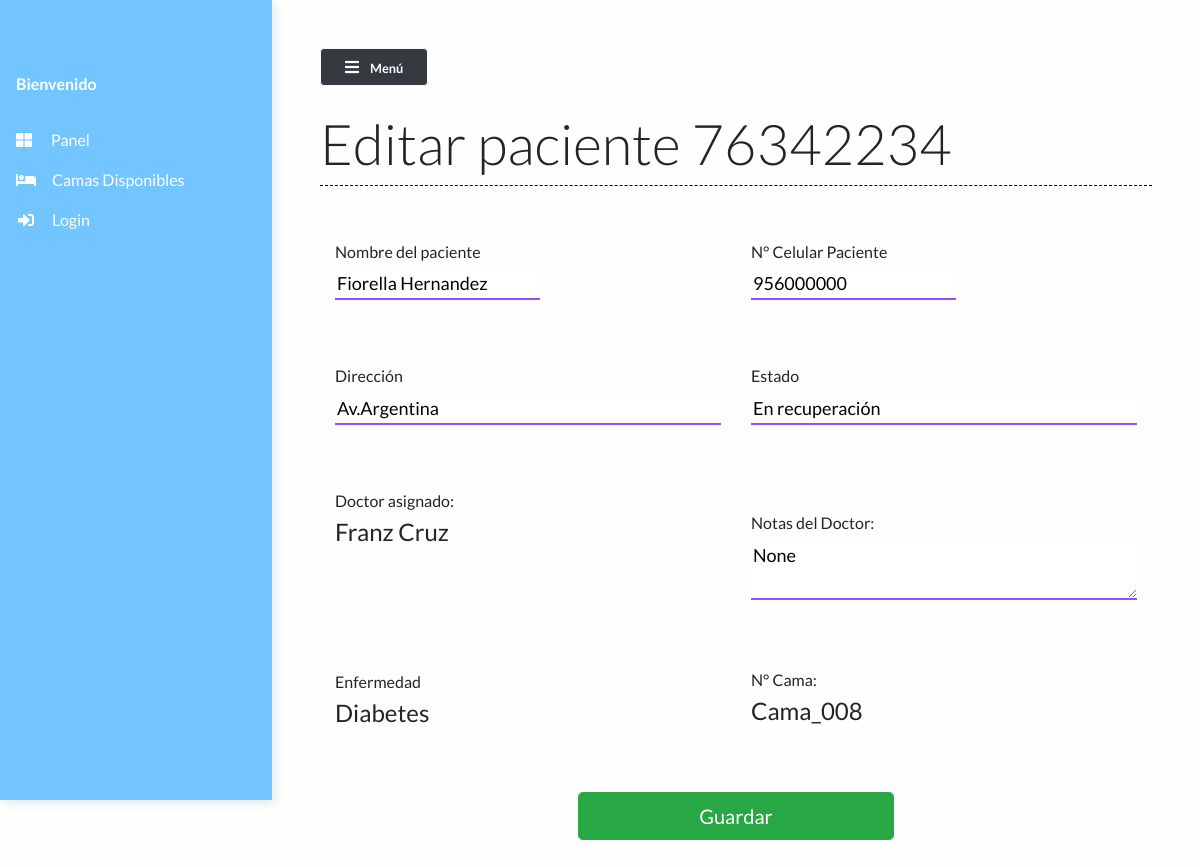
/patient/7, run on an earlier commit of the app's database.
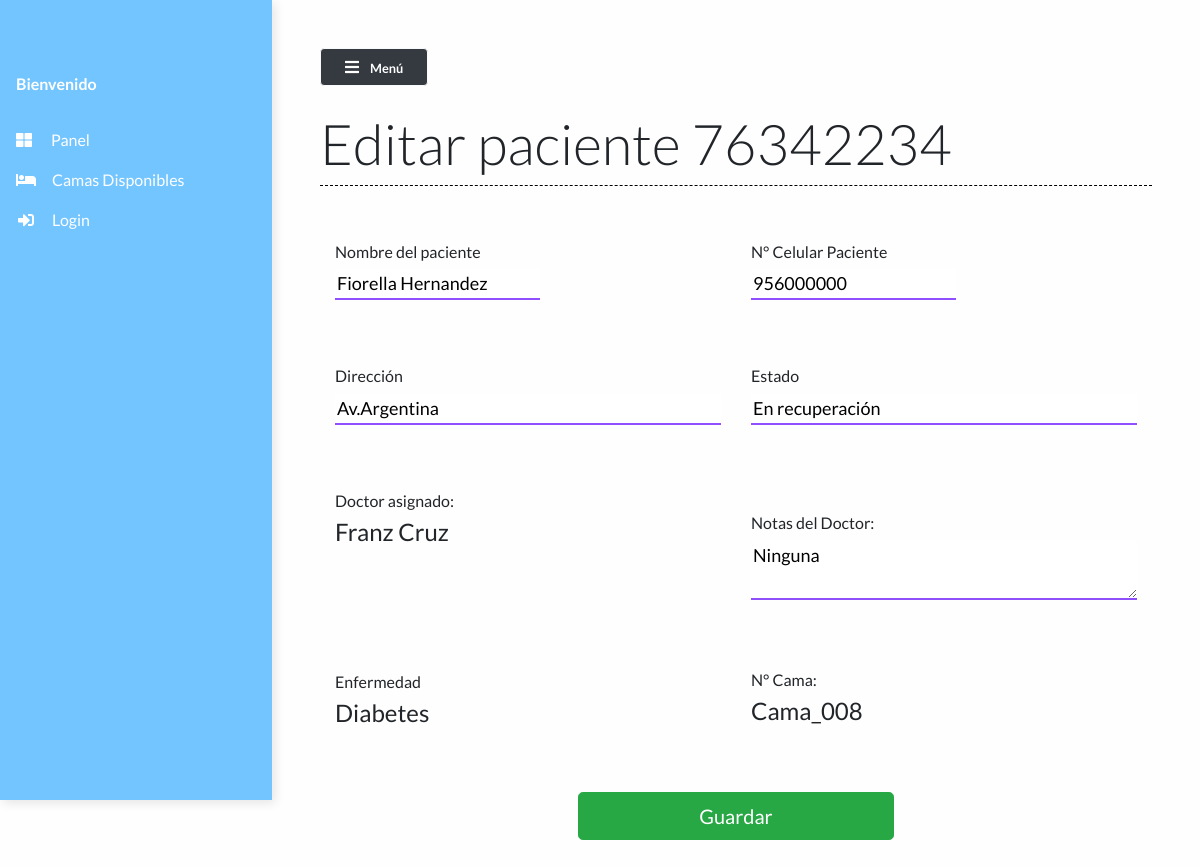
And on a later commit of the database.
### main/models.py (models this page shows, shortened)
class Patient(models.Model):
    dni=models.CharField(max_length=8)
    name = models.CharField(max_length=50)
    phone_num = models.CharField(max_length=15)
    address = models.TextField()
    bed_num = models.ForeignKey("Bed", on_delete=models.CASCADE)
    enfermedad=models.ForeignKey("Enfermedad",on_delete=models.CASCADE)
    doctor = models.ForeignKey("Doctor", on_delete=models.CASCADE, null=True)
    doctors_notes = models.TextField(null=True, blank=True)
    status = models.CharField(max_length=50)

class Doctor(models.Model):
    name = models.CharField(max_length=100)
    especialidad = models.CharField(max_length=50)
    def __str__(self):
        return self.name

class Enfermedad(models.Model):
    name = models.CharField(max_length=50)
    description=models.TextField()
    def __str__(self):
        return self.name

class Bed(models.Model):
    bed_number = models.CharField(max_length=50)
    occupied = models.BooleanField()
    def __str__(self):
        return self.bed_number

### main/views.py (the view, shortened to what this page needs)
# urls.py: path("patient/<str:pk>", views.patient, name="patient"),
def patient(request, pk):
    patient = Patient.objects.get(id=pk)
    context = {
        'patient': patient,
     }
    return render(request, 'main/patient.html', context)

### main/templates/main/patient.html (shortened to what this page needs)
{% extends 'main/base.html' %}
{% load static %}
{% block contentTitle %}
Editar paciente {{patient.dni}}
{% endblock contentTitle %}
{% block content %}
<form class="form" action="" method="post" id="registrationForm">
	<div class="container">
		<div class="patient-form">
			<div class="row">
				<div class="form-field col-md-6">
					<label for="name" class="mb-0">
						<h6>Nombre del paciente</h6>
						<input type="text" id="name" class="input-text" type="text" name="name"
							placeholder="nombre del paciente" value="{{patient.name}}">
					</label>
				</div>
				<div class="form-field col-md-6">
					<label for="phone_num" class="mb-0">
						<h6>N° Celular Paciente</h6>
						<input type="text" id="phone_num" class="input-text" type="text" name="phone_num"
							placeholder="900000000" value="{{patient.phone_num}}">
					</label>
				</div>
				<div class="form-field col-md-6">
					<label for="address" class="mb-0">
						<h6>Dirección</h6>
					</label>
					<input type="address" class="input-text" id="location" placeholder="dirección" name="location" value="{{patient.address}}" />
				</div>
				<div class="form-field col-md-6">
					<label for="status" class="mb-0">
						<h6>Estado</h6>
					</label>
					<input type="text" class="input-text" name="status" id="status"
						placeholder="Recuperado/Fallecido/En recuperación/Grave" value="{{patient.status}}" />
				</div>
				<div class="form-field  col-md-6">
					<label for="doctor" class="mb-0">
						<h6>Doctor asignado: </h6>
					</label>
					<h4>{{patient.doctor}}</h4>
				</div>
				<div class="form-field  col-md-6">
					<label for="doctor_notes" class="mb-0 mt-4">
						<h6>Notas del Doctor: </h6>
					</label>
					<textarea class="input-text" name="doctor_notes" id="doctor_notes"
						{{patient.doctors_notes}}>{{patient.doctors_notes}}</textarea>
				</div>
				<div class="form-field  col-md-6">
					<label for="enfermedad" class="mb-0">
						<h6>Enfermedad </h6>
					</label>
					<h4>{{patient.enfermedad}}</h4>
				</div>
				<div class="form-field col-md-6">
					<h6>N° Cama: </h6>
					<label for="bed_num" class="mb-0">
						<h4>{{patient.bed_num}}</h4>
					</label>
				</div>
			</div>
		</div>
	</div>
	<div class="form-group">
		<div class="col-md-5 mx-auto">
			<br />
			<button class="btn btn-lg btn-success btn-block mx-auto" type="submit">
				 Guardar
			</button>
		</div>
	</div>
</form>
{% endblock content %}

What changed in the data, as far as the page shows it:
changed Patient "Fiorella Hernandez": doctor_notes "None" → "Ninguna"
